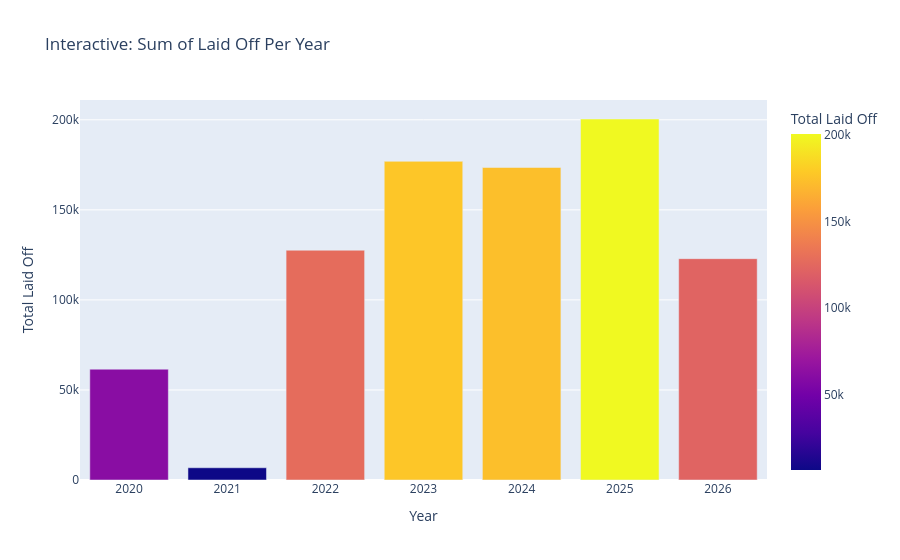

Notebook source saved alongside this figure:
### Code cell
# Interactive Plotly bar chart showing layoffs per year
fig_bar = px.bar(sum_laid_off_per_year, x='Year', y='Laid_Off', 
                 title='Interactive: Sum of Laid Off Per Year', 
                 labels={'Laid_Off': 'Total Laid Off'},
                 color='Laid_Off', color_continuous_scale='plasma')
fig_bar.show()

### Figure 1 — Plotly figure (JSON) as saved in the notebook; plotly's stock layout.template omitted (floating-point values rounded to 4 significant figures)
{"data": [{"hovertemplate": "Year=%{x}<br>Total Laid Off=%{marker.color}<extra></extra>", "legendgroup": "", "marker": {"color": [61530.0, 6790.0, 127600.0, 176900.0, 173500.0, 200400.0, 122900.0], "coloraxis": "coloraxis", "pattern": {"shape": ""}}, "name": "", "orientation": "v", "showlegend": false, "textposition": "auto", "type": "bar", "x": [2020, 2021, 2022, 2023, 2024, 2025, 2026], "xaxis": "x", "y": [61530.0, 6790.0, 127600.0, 176900.0, 173500.0, 200400.0, 122900.0], "yaxis": "y"}], "layout": {"barmode": "relative", "coloraxis": {"colorbar": {"title": {"text": "Total Laid Off"}}, "colorscale": [[0, "#0d0887"], [0.1111, "#46039f"], [0.2222, "#7201a8"], [0.3333, "#9c179e"], [0.4444, "#bd3786"], [0.5556, "#d8576b"], [0.6667, "#ed7953"], [0.7778, "#fb9f3a"], [0.8889, "#fdca26"], [1, "#f0f921"]]}, "legend": {"tracegroupgap": 0}, "title": {"text": "Interactive: Sum of Laid Off Per Year"}, "xaxis": {"anchor": "y", "domain": [0, 1], "title": {"text": "Year"}}, "yaxis": {"anchor": "x", "domain": [0, 1], "title": {"text": "Total Laid Off"}}}}
